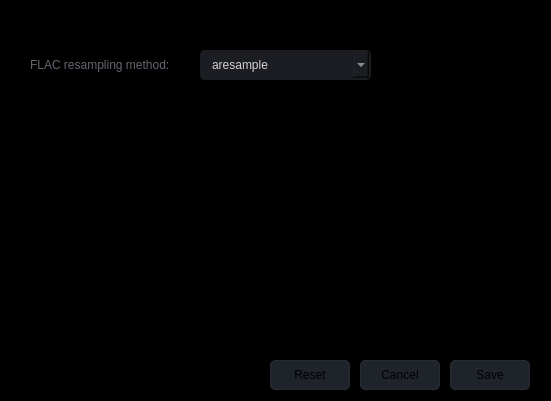
<?xml version="1.0" encoding="UTF-8"?>
<ui version="4.0">
 <class>Settings</class>
 <widget class="QDialog" name="Settings">
  <property name="geometry">
   <rect>
    <x>0</x>
    <y>0</y>
    <width>551</width>
    <height>401</height>
   </rect>
  </property>
  <property name="minimumSize">
   <size>
    <width>551</width>
    <height>401</height>
   </size>
  </property>
  <property name="maximumSize">
   <size>
    <width>551</width>
    <height>401</height>
   </size>
  </property>
  <property name="windowTitle">
   <string>Settings</string>
  </property>
  <property name="windowIcon">
   <iconset resource="files.qrc">
    <normaloff>:/20x20/icons/20x20/cil-settings.png</normaloff>:/20x20/icons/20x20/cil-settings.png</iconset>
  </property>
  <widget class="QFrame" name="frame_main">
   <property name="geometry">
    <rect>
     <x>0</x>
     <y>0</y>
     <width>551</width>
     <height>401</height>
    </rect>
   </property>
   <property name="minimumSize">
    <size>
     <width>551</width>
     <height>401</height>
    </size>
   </property>
   <property name="maximumSize">
    <size>
     <width>551</width>
     <height>401</height>
    </size>
   </property>
   <property name="styleSheet">
    <string notr="true">QFrame{
	background-color: rgb(0, 0, 0);
}

/* LINE EDIT */
QLineEdit {
	color: rgb(98, 103, 111);	
	background-color: rgb(27, 29, 35);
	border-radius: 5px;
	border: 2px solid rgb(27, 29, 35);
	padding-left: 10px;
}
QLineEdit:hover {
	border: 2px solid rgb(64, 71, 88);
}
QLineEdit:focus {
	border: 2px solid rgb(91, 101, 124);
}


/* SCROLL BARS */
QScrollBar:horizontal {
    border: none;
    background: rgb(52, 59, 72);
    height: 14px;
    margin: 0px 21px 0 21px;
	border-radius: 0px;
}
QScrollBar::handle:horizontal {
    background: rgb(85, 170, 255);
    min-width: 25px;
	border-radius: 7px
}
QScrollBar::add-line:horizontal {
    border: none;
    background: rgb(55, 63, 77);
    width: 20px;
	border-top-right-radius: 7px;
    border-bottom-right-radius: 7px;
    subcontrol-position: right;
    subcontrol-origin: margin;
}
QScrollBar::sub-line:horizontal {
    border: none;
    background: rgb(55, 63, 77);
    width: 20px;
	border-top-left-radius: 7px;
    border-bottom-left-radius: 7px;
    subcontrol-position: left;
    subcontrol-origin: margin;
}
QScrollBar::up-arrow:horizontal, QScrollBar::down-arrow:horizontal
{
     background: none;
}
QScrollBar::add-page:horizontal, QScrollBar::sub-page:horizontal
{
     background: none;
}
 QScrollBar:vertical {
	border: none;
    background: rgb(52, 59, 72);
    width: 14px;
    margin: 21px 0 21px 0;
	border-radius: 0px;
 }
 QScrollBar::handle:vertical {	
	background: rgb(85, 170, 255);
    min-height: 25px;
	border-radius: 7px
 }
 QScrollBar::add-line:vertical {
     border: none;
    background: rgb(55, 63, 77);
     height: 20px;
	border-bottom-left-radius: 7px;
    border-bottom-right-radius: 7px;
     subcontrol-position: bottom;
     subcontrol-origin: margin;
 }
 QScrollBar::sub-line:vertical {
	border: none;
    background: rgb(55, 63, 77);
     height: 20px;
	border-top-left-radius: 7px;
    border-top-right-radius: 7px;
     subcontrol-position: top;
     subcontrol-origin: margin;
 }
 QScrollBar::up-arrow:vertical, QScrollBar::down-arrow:vertical {
     background: none;
 }

 QScrollBar::add-page:vertical, QScrollBar::sub-page:vertical {
     background: none;
 }


/* COMBOBOX */
QComboBox{
	color: rgb(210, 210, 210);
	background-color: rgb(27, 29, 35);
	border-radius: 5px;
	border: 2px solid rgb(27, 29, 35);
	padding: 5px;
	padding-left: 10px;
}
QComboBox:disabled{
	color: rgb(98, 103, 111);
	background-color: rgb(27, 29, 35);
	border-radius: 5px;
	border: 2px solid rgb(27, 29, 35);
	padding: 5px;
	padding-left: 10px;
}
QComboBox:hover{
	border: 2px solid rgb(64, 71, 88);
}
QComboBox::drop-down {
	subcontrol-origin: padding;
	subcontrol-position: top right;
	width: 25px; 
	border-left-width: 3px;
	border-left-color: rgba(39, 44, 54, 150);
	border-left-style: solid;
	border-top-right-radius: 3px;
	border-bottom-right-radius: 3px;	
	background-image: url(:/16x16/icons/16x16/cil-arrow-bottom.png);
	background-position: center;
	background-repeat: no-reperat;
 }
QComboBox QAbstractItemView {
	color: rgb(85, 170, 255);	
	background-color: rgb(27, 29, 35);
	padding: 10px;
	selection-background-color: rgb(39, 44, 54);
}

/* SLIDERS */
QSlider::groove:horizontal {
    border-radius: 9px;
    height: 18px;
	margin: 0px;
	background-color: rgb(52, 59, 72);
}
QSlider::groove:horizontal:hover {
	background-color: rgb(55, 62, 76);
}
QSlider::handle:horizontal {
    background-color: rgb(85, 170, 255);
    border: none;
    height: 18px;
    width: 18px;
    margin: 0px;
	border-radius: 9px;
}
QSlider::handle:horizontal:hover {
    background-color: rgb(105, 180, 255);
}
QSlider::handle:horizontal:pressed {
    background-color: rgb(65, 130, 195);
}

QSlider::groove:vertical {
    border-radius: 9px;
    width: 18px;
    margin: 0px;
	background-color: rgb(52, 59, 72);
}
QSlider::groove:vertical:hover {
	background-color: rgb(55, 62, 76);
}
QSlider::handle:vertical {
    background-color: rgb(85, 170, 255);
	border: none;
    height: 18px;
    width: 18px;
    margin: 0px;
	border-radius: 9px;
}
QSlider::handle:vertical:hover {
    background-color: rgb(105, 180, 255);
}
QSlider::handle:vertical:pressed {
    background-color: rgb(65, 130, 195);
}</string>
   </property>
   <property name="frameShape">
    <enum>QFrame::NoFrame</enum>
   </property>
   <property name="frameShadow">
    <enum>QFrame::Raised</enum>
   </property>
   <widget class="QPushButton" name="pushButton_6">
    <property name="enabled">
     <bool>true</bool>
    </property>
    <property name="geometry">
     <rect>
      <x>450</x>
      <y>360</y>
      <width>80</width>
      <height>30</height>
     </rect>
    </property>
    <property name="sizePolicy">
     <sizepolicy hsizetype="Fixed" vsizetype="Fixed">
      <horstretch>0</horstretch>
      <verstretch>0</verstretch>
     </sizepolicy>
    </property>
    <property name="minimumSize">
     <size>
      <width>80</width>
      <height>30</height>
     </size>
    </property>
    <property name="font">
     <font>
      <pointsize>9</pointsize>
     </font>
    </property>
    <property name="styleSheet">
     <string notr="true">QPushButton {
	border: 1px solid rgba(52, 59, 72, 150);
	border-radius: 5px;	
	background-color: rgba(52, 59, 72, 150);
}
QPushButton:hover {
	background-color: rgb(57, 65, 80);
	border: 1px solid rgb(61, 70, 86);
}
QPushButton:pressed {	
	background-color: rgb(35, 40, 49);
	border: 1px solid rgb(43, 50, 61);
}</string>
    </property>
    <property name="text">
     <string>Save</string>
    </property>
   </widget>
   <widget class="QPushButton" name="pushButton_7">
    <property name="enabled">
     <bool>true</bool>
    </property>
    <property name="geometry">
     <rect>
      <x>360</x>
      <y>360</y>
      <width>80</width>
      <height>30</height>
     </rect>
    </property>
    <property name="sizePolicy">
     <sizepolicy hsizetype="Fixed" vsizetype="Fixed">
      <horstretch>0</horstretch>
      <verstretch>0</verstretch>
     </sizepolicy>
    </property>
    <property name="minimumSize">
     <size>
      <width>80</width>
      <height>30</height>
     </size>
    </property>
    <property name="font">
     <font>
      <pointsize>9</pointsize>
     </font>
    </property>
    <property name="styleSheet">
     <string notr="true">QPushButton {
	border: 1px solid rgba(52, 59, 72, 150);
	border-radius: 5px;	
	background-color: rgba(52, 59, 72, 150);
}
QPushButton:hover {
	background-color: rgb(57, 65, 80);
	border: 1px solid rgb(61, 70, 86);
}
QPushButton:pressed {	
	background-color: rgb(35, 40, 49);
	border: 1px solid rgb(43, 50, 61);
}</string>
    </property>
    <property name="text">
     <string>Cancel</string>
    </property>
   </widget>
   <widget class="QPushButton" name="pushButton_8">
    <property name="enabled">
     <bool>true</bool>
    </property>
    <property name="geometry">
     <rect>
      <x>270</x>
      <y>360</y>
      <width>80</width>
      <height>30</height>
     </rect>
    </property>
    <property name="sizePolicy">
     <sizepolicy hsizetype="Fixed" vsizetype="Fixed">
      <horstretch>0</horstretch>
      <verstretch>0</verstretch>
     </sizepolicy>
    </property>
    <property name="minimumSize">
     <size>
      <width>80</width>
      <height>30</height>
     </size>
    </property>
    <property name="font">
     <font>
      <pointsize>9</pointsize>
     </font>
    </property>
    <property name="styleSheet">
     <string notr="true">QPushButton {
	border: 1px solid rgba(52, 59, 72, 150);
	border-radius: 5px;	
	background-color: rgba(52, 59, 72, 150);
}
QPushButton:hover {
	background-color: rgb(57, 65, 80);
	border: 1px solid rgb(61, 70, 86);
}
QPushButton:pressed {	
	background-color: rgb(35, 40, 49);
	border: 1px solid rgb(43, 50, 61);
}</string>
    </property>
    <property name="text">
     <string>Reset</string>
    </property>
   </widget>
   <widget class="QLabel" name="label_credits_9">
    <property name="geometry">
     <rect>
      <x>30</x>
      <y>50</y>
      <width>161</width>
      <height>30</height>
     </rect>
    </property>
    <property name="styleSheet">
     <string notr="true">color: rgb(98, 103, 111);</string>
    </property>
    <property name="text">
     <string>FLAC resampling method:</string>
    </property>
   </widget>
   <widget class="QComboBox" name="comboBox_26">
    <property name="enabled">
     <bool>true</bool>
    </property>
    <property name="geometry">
     <rect>
      <x>200</x>
      <y>50</y>
      <width>171</width>
      <height>30</height>
     </rect>
    </property>
    <property name="minimumSize">
     <size>
      <width>130</width>
      <height>30</height>
     </size>
    </property>
    <property name="maximumSize">
     <size>
      <width>350</width>
      <height>30</height>
     </size>
    </property>
    <property name="autoFillBackground">
     <bool>false</bool>
    </property>
    <property name="styleSheet">
     <string notr="true">QComboBox{
	background-color: rgb(27, 29, 35);
	border-radius: 5px;
	border: 2px solid rgb(27, 29, 35);
	padding: 5px;
	padding-left: 10px;
}
QComboBox:hover{
	border: 2px solid rgb(64, 71, 88);
}
QComboBox QAbstractItemView {
	color: rgb(85, 170, 255);	
	background-color: rgb(27, 29, 35);
	padding: 10px;
	selection-background-color: rgb(39, 44, 54);
}</string>
    </property>
    <property name="editable">
     <bool>false</bool>
    </property>
    <property name="currentIndex">
     <number>0</number>
    </property>
    <property name="maxCount">
     <number>20</number>
    </property>
    <property name="iconSize">
     <size>
      <width>16</width>
      <height>16</height>
     </size>
    </property>
    <property name="placeholderText">
     <string notr="true"/>
    </property>
    <property name="frame">
     <bool>true</bool>
    </property>
    <item>
     <property name="text">
      <string>aresample</string>
     </property>
    </item>
    <item>
     <property name="text">
      <string>soxr</string>
     </property>
    </item>
    <item>
     <property name="text">
      <string>dither triangular hp</string>
     </property>
    </item>
   </widget>
  </widget>
 </widget>
 <resources>
  <include location="files.qrc"/>
 </resources>
 <connections/>
</ui>
